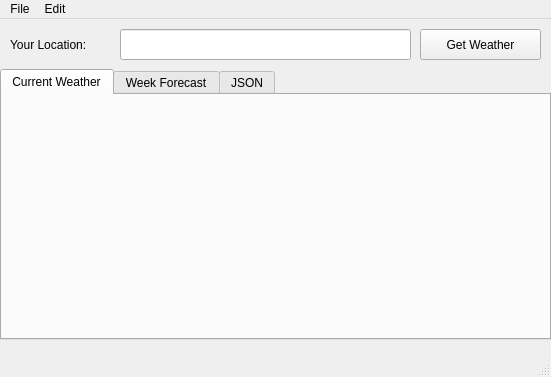
<?xml version="1.0" encoding="UTF-8"?>
<ui version="4.0">
 <class>MainWindow</class>
 <widget class="QMainWindow" name="MainWindow">
  <property name="geometry">
   <rect>
    <x>0</x>
    <y>0</y>
    <width>551</width>
    <height>377</height>
   </rect>
  </property>
  <property name="windowTitle">
   <string>MainWindow</string>
  </property>
  <property name="windowIcon">
   <iconset>
    <normaloff>windowIcon.png</normaloff>windowIcon.png</iconset>
  </property>
  <widget class="QWidget" name="centralwidget">
   <widget class="QLabel" name="label">
    <property name="geometry">
     <rect>
      <x>10</x>
      <y>10</y>
      <width>111</width>
      <height>31</height>
     </rect>
    </property>
    <property name="text">
     <string>Your Location: </string>
    </property>
   </widget>
   <widget class="QLineEdit" name="local">
    <property name="geometry">
     <rect>
      <x>120</x>
      <y>10</y>
      <width>291</width>
      <height>31</height>
     </rect>
    </property>
   </widget>
   <widget class="QPushButton" name="getWeather">
    <property name="geometry">
     <rect>
      <x>420</x>
      <y>10</y>
      <width>121</width>
      <height>31</height>
     </rect>
    </property>
    <property name="text">
     <string>Get Weather</string>
    </property>
   </widget>
   <widget class="QTabWidget" name="tabWidget">
    <property name="enabled">
     <bool>true</bool>
    </property>
    <property name="geometry">
     <rect>
      <x>0</x>
      <y>50</y>
      <width>551</width>
      <height>271</height>
     </rect>
    </property>
    <property name="currentIndex">
     <number>0</number>
    </property>
    <widget class="QWidget" name="tab">
     <attribute name="title">
      <string>Current Weather</string>
     </attribute>
     <widget class="QLabel" name="weatherInfo">
      <property name="geometry">
       <rect>
        <x>10</x>
        <y>10</y>
        <width>531</width>
        <height>141</height>
       </rect>
      </property>
      <property name="font">
       <font>
        <pointsize>13</pointsize>
       </font>
      </property>
      <property name="text">
       <string/>
      </property>
     </widget>
    </widget>
    <widget class="QWidget" name="tab_3">
     <attribute name="title">
      <string>Week Forecast</string>
     </attribute>
     <widget class="QLabel" name="day1">
      <property name="geometry">
       <rect>
        <x>5</x>
        <y>5</y>
        <width>101</width>
        <height>31</height>
       </rect>
      </property>
      <property name="font">
       <font>
        <pointsize>13</pointsize>
       </font>
      </property>
      <property name="text">
       <string>Thu, Oct 12</string>
      </property>
      <property name="alignment">
       <set>Qt::AlignHCenter|Qt::AlignTop</set>
      </property>
     </widget>
     <widget class="QLabel" name="day2">
      <property name="geometry">
       <rect>
        <x>5</x>
        <y>30</y>
        <width>101</width>
        <height>31</height>
       </rect>
      </property>
      <property name="font">
       <font>
        <pointsize>13</pointsize>
       </font>
      </property>
      <property name="text">
       <string>Fri, Oct 13</string>
      </property>
      <property name="alignment">
       <set>Qt::AlignHCenter|Qt::AlignTop</set>
      </property>
     </widget>
     <widget class="QLabel" name="day3">
      <property name="enabled">
       <bool>true</bool>
      </property>
      <property name="geometry">
       <rect>
        <x>5</x>
        <y>60</y>
        <width>101</width>
        <height>31</height>
       </rect>
      </property>
      <property name="font">
       <font>
        <pointsize>13</pointsize>
       </font>
      </property>
      <property name="text">
       <string>Sat, Oct 14</string>
      </property>
      <property name="alignment">
       <set>Qt::AlignHCenter|Qt::AlignTop</set>
      </property>
     </widget>
     <widget class="QLabel" name="day4">
      <property name="geometry">
       <rect>
        <x>5</x>
        <y>90</y>
        <width>101</width>
        <height>31</height>
       </rect>
      </property>
      <property name="font">
       <font>
        <pointsize>13</pointsize>
       </font>
      </property>
      <property name="text">
       <string>Sun, Oct 15</string>
      </property>
      <property name="alignment">
       <set>Qt::AlignHCenter|Qt::AlignTop</set>
      </property>
     </widget>
     <widget class="QLabel" name="day5">
      <property name="geometry">
       <rect>
        <x>5</x>
        <y>120</y>
        <width>101</width>
        <height>31</height>
       </rect>
      </property>
      <property name="font">
       <font>
        <pointsize>13</pointsize>
       </font>
      </property>
      <property name="text">
       <string>Mon, Oct 16</string>
      </property>
      <property name="alignment">
       <set>Qt::AlignHCenter|Qt::AlignTop</set>
      </property>
     </widget>
     <widget class="QLabel" name="day6">
      <property name="geometry">
       <rect>
        <x>5</x>
        <y>150</y>
        <width>101</width>
        <height>31</height>
       </rect>
      </property>
      <property name="font">
       <font>
        <pointsize>13</pointsize>
       </font>
      </property>
      <property name="text">
       <string>Tue, Oct 17</string>
      </property>
      <property name="alignment">
       <set>Qt::AlignHCenter|Qt::AlignTop</set>
      </property>
     </widget>
     <widget class="QLabel" name="day7">
      <property name="geometry">
       <rect>
        <x>5</x>
        <y>180</y>
        <width>101</width>
        <height>31</height>
       </rect>
      </property>
      <property name="font">
       <font>
        <pointsize>13</pointsize>
       </font>
      </property>
      <property name="text">
       <string>Wed, Oct 18</string>
      </property>
      <property name="alignment">
       <set>Qt::AlignHCenter|Qt::AlignTop</set>
      </property>
     </widget>
     <widget class="QLabel" name="day8">
      <property name="geometry">
       <rect>
        <x>5</x>
        <y>208</y>
        <width>101</width>
        <height>31</height>
       </rect>
      </property>
      <property name="font">
       <font>
        <pointsize>13</pointsize>
       </font>
      </property>
      <property name="text">
       <string>Thu, Oct 19</string>
      </property>
      <property name="alignment">
       <set>Qt::AlignHCenter|Qt::AlignTop</set>
      </property>
     </widget>
     <widget class="QLabel" name="day1_high">
      <property name="geometry">
       <rect>
        <x>140</x>
        <y>5</y>
        <width>91</width>
        <height>31</height>
       </rect>
      </property>
      <property name="font">
       <font>
        <pointsize>13</pointsize>
       </font>
      </property>
      <property name="text">
       <string>High:  103.</string>
      </property>
      <property name="alignment">
       <set>Qt::AlignHCenter|Qt::AlignTop</set>
      </property>
     </widget>
     <widget class="QLabel" name="day2_high">
      <property name="geometry">
       <rect>
        <x>140</x>
        <y>30</y>
        <width>91</width>
        <height>31</height>
       </rect>
      </property>
      <property name="font">
       <font>
        <pointsize>13</pointsize>
       </font>
      </property>
      <property name="text">
       <string>TextLabel</string>
      </property>
      <property name="alignment">
       <set>Qt::AlignHCenter|Qt::AlignTop</set>
      </property>
     </widget>
     <widget class="QLabel" name="day3_high">
      <property name="geometry">
       <rect>
        <x>140</x>
        <y>60</y>
        <width>91</width>
        <height>31</height>
       </rect>
      </property>
      <property name="font">
       <font>
        <pointsize>13</pointsize>
       </font>
      </property>
      <property name="text">
       <string>TextLabel</string>
      </property>
      <property name="alignment">
       <set>Qt::AlignHCenter|Qt::AlignTop</set>
      </property>
     </widget>
     <widget class="QLabel" name="day4_high">
      <property name="geometry">
       <rect>
        <x>140</x>
        <y>90</y>
        <width>91</width>
        <height>31</height>
       </rect>
      </property>
      <property name="font">
       <font>
        <pointsize>13</pointsize>
       </font>
      </property>
      <property name="text">
       <string>TextLabel</string>
      </property>
      <property name="alignment">
       <set>Qt::AlignHCenter|Qt::AlignTop</set>
      </property>
     </widget>
     <widget class="QLabel" name="day5_high">
      <property name="geometry">
       <rect>
        <x>140</x>
        <y>120</y>
        <width>91</width>
        <height>31</height>
       </rect>
      </property>
      <property name="font">
       <font>
        <pointsize>13</pointsize>
       </font>
      </property>
      <property name="text">
       <string>TextLabel</string>
      </property>
      <property name="alignment">
       <set>Qt::AlignHCenter|Qt::AlignTop</set>
      </property>
     </widget>
     <widget class="QLabel" name="day6_high">
      <property name="geometry">
       <rect>
        <x>140</x>
        <y>150</y>
        <width>91</width>
        <height>31</height>
       </rect>
      </property>
      <property name="font">
       <font>
        <pointsize>13</pointsize>
       </font>
      </property>
      <property name="text">
       <string>TextLabel</string>
      </property>
      <property name="alignment">
       <set>Qt::AlignHCenter|Qt::AlignTop</set>
      </property>
     </widget>
     <widget class="QLabel" name="day7_high">
      <property name="geometry">
       <rect>
        <x>140</x>
        <y>180</y>
        <width>91</width>
        <height>31</height>
       </rect>
      </property>
      <property name="font">
       <font>
        <pointsize>13</pointsize>
       </font>
      </property>
      <property name="text">
       <string>TextLabel</string>
      </property>
      <property name="alignment">
       <set>Qt::AlignHCenter|Qt::AlignTop</set>
      </property>
     </widget>
     <widget class="QLabel" name="day8_high">
      <property name="geometry">
       <rect>
        <x>140</x>
        <y>210</y>
        <width>91</width>
        <height>31</height>
       </rect>
      </property>
      <property name="font">
       <font>
        <pointsize>13</pointsize>
       </font>
      </property>
      <property name="text">
       <string>TextLabel</string>
      </property>
      <property name="alignment">
       <set>Qt::AlignHCenter|Qt::AlignTop</set>
      </property>
     </widget>
     <widget class="QLabel" name="day3_low">
      <property name="geometry">
       <rect>
        <x>240</x>
        <y>60</y>
        <width>91</width>
        <height>31</height>
       </rect>
      </property>
      <property name="font">
       <font>
        <pointsize>13</pointsize>
       </font>
      </property>
      <property name="text">
       <string>TextLabel</string>
      </property>
      <property name="alignment">
       <set>Qt::AlignHCenter|Qt::AlignTop</set>
      </property>
     </widget>
     <widget class="QLabel" name="day8_low">
      <property name="geometry">
       <rect>
        <x>240</x>
        <y>210</y>
        <width>91</width>
        <height>31</height>
       </rect>
      </property>
      <property name="font">
       <font>
        <pointsize>13</pointsize>
       </font>
      </property>
      <property name="text">
       <string>TextLabel</string>
      </property>
      <property name="alignment">
       <set>Qt::AlignHCenter|Qt::AlignTop</set>
      </property>
     </widget>
     <widget class="QLabel" name="day6_low">
      <property name="geometry">
       <rect>
        <x>240</x>
        <y>150</y>
        <width>91</width>
        <height>31</height>
       </rect>
      </property>
      <property name="font">
       <font>
        <pointsize>13</pointsize>
       </font>
      </property>
      <property name="text">
       <string>TextLabel</string>
      </property>
      <property name="alignment">
       <set>Qt::AlignHCenter|Qt::AlignTop</set>
      </property>
     </widget>
     <widget class="QLabel" name="day4_low">
      <property name="geometry">
       <rect>
        <x>240</x>
        <y>90</y>
        <width>91</width>
        <height>31</height>
       </rect>
      </property>
      <property name="font">
       <font>
        <pointsize>13</pointsize>
       </font>
      </property>
      <property name="text">
       <string>TextLabel</string>
      </property>
      <property name="alignment">
       <set>Qt::AlignHCenter|Qt::AlignTop</set>
      </property>
     </widget>
     <widget class="QLabel" name="day2_low">
      <property name="geometry">
       <rect>
        <x>240</x>
        <y>30</y>
        <width>91</width>
        <height>31</height>
       </rect>
      </property>
      <property name="font">
       <font>
        <pointsize>13</pointsize>
       </font>
      </property>
      <property name="text">
       <string>TextLabel</string>
      </property>
      <property name="alignment">
       <set>Qt::AlignHCenter|Qt::AlignTop</set>
      </property>
     </widget>
     <widget class="QLabel" name="day1_low">
      <property name="geometry">
       <rect>
        <x>240</x>
        <y>5</y>
        <width>91</width>
        <height>31</height>
       </rect>
      </property>
      <property name="font">
       <font>
        <pointsize>13</pointsize>
       </font>
      </property>
      <property name="text">
       <string>Low:  -23.</string>
      </property>
      <property name="alignment">
       <set>Qt::AlignHCenter|Qt::AlignTop</set>
      </property>
     </widget>
     <widget class="QLabel" name="day7_low">
      <property name="geometry">
       <rect>
        <x>240</x>
        <y>180</y>
        <width>91</width>
        <height>31</height>
       </rect>
      </property>
      <property name="font">
       <font>
        <pointsize>13</pointsize>
       </font>
      </property>
      <property name="text">
       <string>TextLabel</string>
      </property>
      <property name="alignment">
       <set>Qt::AlignHCenter|Qt::AlignTop</set>
      </property>
     </widget>
     <widget class="QLabel" name="day5_low">
      <property name="geometry">
       <rect>
        <x>240</x>
        <y>120</y>
        <width>91</width>
        <height>31</height>
       </rect>
      </property>
      <property name="font">
       <font>
        <pointsize>13</pointsize>
       </font>
      </property>
      <property name="text">
       <string>TextLabel</string>
      </property>
      <property name="alignment">
       <set>Qt::AlignHCenter|Qt::AlignTop</set>
      </property>
     </widget>
     <widget class="QLabel" name="day3_condition">
      <property name="geometry">
       <rect>
        <x>350</x>
        <y>60</y>
        <width>191</width>
        <height>31</height>
       </rect>
      </property>
      <property name="font">
       <font>
        <pointsize>13</pointsize>
       </font>
      </property>
      <property name="text">
       <string>TextLabel</string>
      </property>
      <property name="alignment">
       <set>Qt::AlignLeading|Qt::AlignLeft|Qt::AlignTop</set>
      </property>
     </widget>
     <widget class="QLabel" name="day8_condition">
      <property name="geometry">
       <rect>
        <x>350</x>
        <y>210</y>
        <width>191</width>
        <height>31</height>
       </rect>
      </property>
      <property name="font">
       <font>
        <pointsize>13</pointsize>
       </font>
      </property>
      <property name="text">
       <string>TextLabel</string>
      </property>
      <property name="alignment">
       <set>Qt::AlignLeading|Qt::AlignLeft|Qt::AlignTop</set>
      </property>
     </widget>
     <widget class="QLabel" name="day6_condition">
      <property name="geometry">
       <rect>
        <x>350</x>
        <y>150</y>
        <width>191</width>
        <height>31</height>
       </rect>
      </property>
      <property name="font">
       <font>
        <pointsize>13</pointsize>
       </font>
      </property>
      <property name="text">
       <string>TextLabel</string>
      </property>
      <property name="alignment">
       <set>Qt::AlignLeading|Qt::AlignLeft|Qt::AlignTop</set>
      </property>
     </widget>
     <widget class="QLabel" name="day4_condition">
      <property name="geometry">
       <rect>
        <x>350</x>
        <y>90</y>
        <width>191</width>
        <height>31</height>
       </rect>
      </property>
      <property name="font">
       <font>
        <pointsize>13</pointsize>
       </font>
      </property>
      <property name="text">
       <string>TextLabel</string>
      </property>
      <property name="alignment">
       <set>Qt::AlignLeading|Qt::AlignLeft|Qt::AlignTop</set>
      </property>
     </widget>
     <widget class="QLabel" name="day2_condition">
      <property name="geometry">
       <rect>
        <x>350</x>
        <y>30</y>
        <width>191</width>
        <height>31</height>
       </rect>
      </property>
      <property name="font">
       <font>
        <pointsize>13</pointsize>
       </font>
      </property>
      <property name="text">
       <string>rain and snow 🌨️</string>
      </property>
      <property name="alignment">
       <set>Qt::AlignLeading|Qt::AlignLeft|Qt::AlignTop</set>
      </property>
     </widget>
     <widget class="QLabel" name="day1_condition">
      <property name="geometry">
       <rect>
        <x>350</x>
        <y>5</y>
        <width>191</width>
        <height>31</height>
       </rect>
      </property>
      <property name="font">
       <font>
        <pointsize>13</pointsize>
       </font>
      </property>
      <property name="text">
       <string>rain and snow 🌨️</string>
      </property>
      <property name="alignment">
       <set>Qt::AlignLeading|Qt::AlignLeft|Qt::AlignTop</set>
      </property>
     </widget>
     <widget class="QLabel" name="day7_condition">
      <property name="geometry">
       <rect>
        <x>350</x>
        <y>180</y>
        <width>191</width>
        <height>31</height>
       </rect>
      </property>
      <property name="font">
       <font>
        <pointsize>13</pointsize>
       </font>
      </property>
      <property name="text">
       <string>TextLabel</string>
      </property>
      <property name="alignment">
       <set>Qt::AlignLeading|Qt::AlignLeft|Qt::AlignTop</set>
      </property>
     </widget>
     <widget class="QLabel" name="day5_condition">
      <property name="geometry">
       <rect>
        <x>350</x>
        <y>120</y>
        <width>191</width>
        <height>31</height>
       </rect>
      </property>
      <property name="font">
       <font>
        <pointsize>13</pointsize>
       </font>
      </property>
      <property name="text">
       <string>TextLabel</string>
      </property>
      <property name="alignment">
       <set>Qt::AlignLeading|Qt::AlignLeft|Qt::AlignTop</set>
      </property>
     </widget>
    </widget>
    <widget class="QWidget" name="tab_2">
     <attribute name="title">
      <string>JSON</string>
     </attribute>
     <widget class="QTextBrowser" name="jsonBrowser">
      <property name="geometry">
       <rect>
        <x>0</x>
        <y>0</y>
        <width>551</width>
        <height>231</height>
       </rect>
      </property>
      <property name="font">
       <font>
        <family>Monospace</family>
        <pointsize>12</pointsize>
       </font>
      </property>
     </widget>
    </widget>
   </widget>
  </widget>
  <widget class="QMenuBar" name="menubar">
   <property name="geometry">
    <rect>
     <x>0</x>
     <y>0</y>
     <width>551</width>
     <height>23</height>
    </rect>
   </property>
   <widget class="QMenu" name="menuFile">
    <property name="title">
     <string>File</string>
    </property>
    <addaction name="actionSave_As"/>
    <addaction name="actionExport_Raw_JSON"/>
    <addaction name="separator"/>
    <addaction name="actionClose"/>
   </widget>
   <widget class="QMenu" name="menuEdit">
    <property name="title">
     <string>Edit</string>
    </property>
    <addaction name="actionPrefs"/>
    <addaction name="actionReload_settings"/>
   </widget>
   <addaction name="menuFile"/>
   <addaction name="menuEdit"/>
  </widget>
  <widget class="QStatusBar" name="statusbar"/>
  <action name="actionClose">
   <property name="text">
    <string>Close</string>
   </property>
  </action>
  <action name="actionSave_As">
   <property name="enabled">
    <bool>false</bool>
   </property>
   <property name="text">
    <string>Save As</string>
   </property>
  </action>
  <action name="actionExport_Raw_JSON">
   <property name="enabled">
    <bool>false</bool>
   </property>
   <property name="text">
    <string>Export Raw JSON</string>
   </property>
  </action>
  <action name="actionPrefs">
   <property name="text">
    <string>Preferences</string>
   </property>
  </action>
  <action name="actionReload_settings">
   <property name="text">
    <string>Reload settings</string>
   </property>
  </action>
 </widget>
 <resources/>
 <connections/>
</ui>
